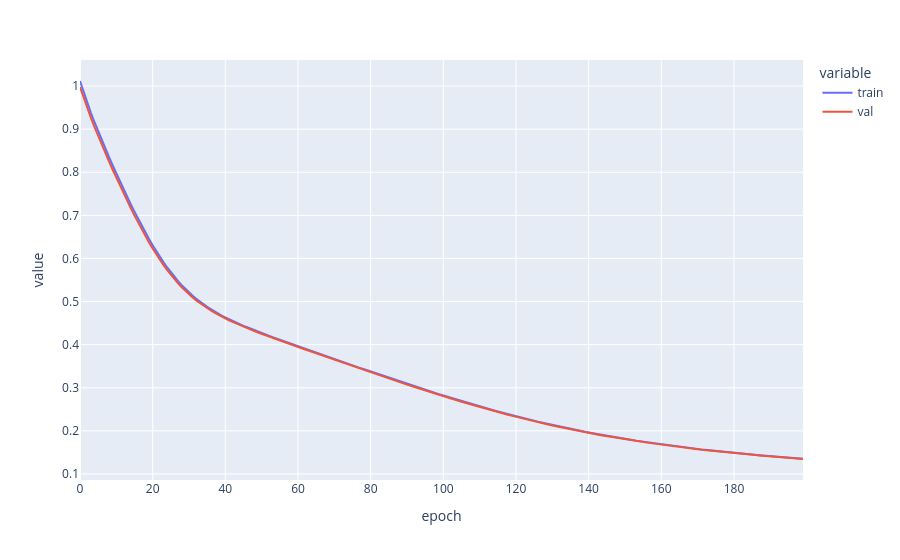

The notebook cell this image was saved under:
### Markdown cell above
## 📈 LA cellule à savoir lire

Deux courbes, et tout le diagnostic d'un entraînement tient dans leur écart :

| Ce que tu vois | Diagnostic | Quoi faire |
|---|---|---|
| les deux descendent, collées | 😀 **ça apprend bien** | tu peux entraîner plus longtemps |
| train ↓ , **val qui remonte** | 🔴 **surapprentissage** | arrête plus tôt, ou régularise |
| les deux **plates et hautes** | 🔴 **ça n'apprend pas** | `lr` trop petit, ou un bug |
| en **dents de scie** | ⚠️ `lr` trop grand | divise-le par 10 |
| val **sous** train | 🤨 suspect | tes deux jeux ne sont pas comparables |

**Le point de croisement** — là où la val remonte pendant que le train descend — c'est le
moment où ton modèle arrête d'apprendre le *signal* et commence à apprendre le *bruit*.
C'est là qu'il fallait s'arrêter. (Lightning sait le faire tout seul :
`EarlyStopping(monitor="val_loss", patience=10)`.)

> 🔴 **Mais pas dans ce notebook.** Avec `val_dataloaders=train_loader`, tes deux courbes
> sont **la même courbe** — tu ne verras jamais de croisement. Corrige la cellule 26 pour que
> ce graphe veuille dire quelque chose.

### Code cell
px.line(pd.DataFrame({"train": train_loss, "val": val_loss}))

### Figure 1 — Plotly figure (JSON) as saved in the notebook; plotly's stock layout.template omitted (floating-point values rounded to 4 significant figures; data arrays with more than 128 entries replaced by an {"elided": "..."} marker saying what was removed)
{"data": [{"hovertemplate": "variable=train<br>epoch=%{x}<br>value=%{y}<extra></extra>", "legendgroup": "train", "line": {"color": "#636efa", "dash": "solid"}, "marker": {"symbol": "circle"}, "mode": "lines", "name": "train", "orientation": "v", "showlegend": true, "type": "scatter", "x": {"elided": "200 int values"}, "xaxis": "x", "y": {"elided": "200 float values"}, "yaxis": "y"}, {"hovertemplate": "variable=val<br>epoch=%{x}<br>value=%{y}<extra></extra>", "legendgroup": "val", "line": {"color": "#EF553B", "dash": "solid"}, "marker": {"symbol": "circle"}, "mode": "lines", "name": "val", "orientation": "v", "showlegend": true, "type": "scatter", "x": {"elided": "200 int values"}, "xaxis": "x", "y": {"elided": "200 float values"}, "yaxis": "y"}], "layout": {"legend": {"title": {"text": "variable"}, "tracegroupgap": 0}, "margin": {"t": 60}, "xaxis": {"anchor": "y", "domain": [0, 1], "title": {"text": "epoch"}}, "yaxis": {"anchor": "x", "domain": [0, 1], "title": {"text": "value"}}}}
